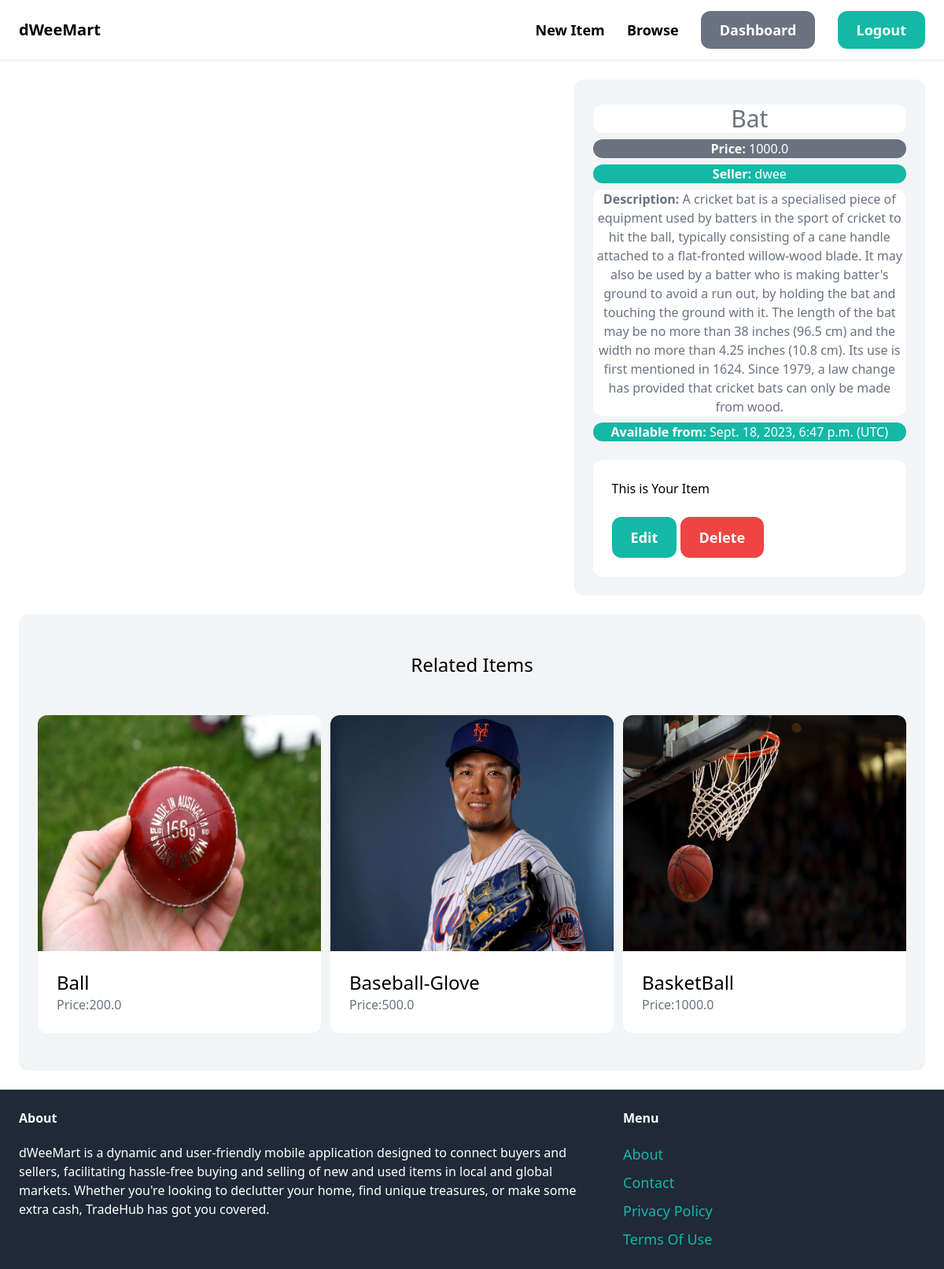
The app's page /items/2/ (signed in) with its own data.
### item/models.py (models this page shows, shortened)
class items(models.Model):
    category=models.ForeignKey(Category,related_name='category',on_delete=models.CASCADE)
    name=models.CharField(max_length=255)
    desc=models.TextField(blank=True,null=True)
    price=models.FloatField()
    image=models.ImageField(upload_to='item_images',blank=True,null=True)
    is_sold=models.BooleanField(default=False)
    created_at=models.DateTimeField(auto_now_add=True)
    created_by=models.ForeignKey(User,related_name='items',on_delete=models.CASCADE)
    class Meta:
        ordering=('name',)
        verbose_name_plural='items'

### item/views.py (the view)
# urls.py: path('<int:pk>/', views.detail,name='detail'),
@login_required
def detail(request,pk):
    item= get_object_or_404(items,pk=pk)
    related_items=items.objects.filter(category=item.category,is_sold=False).exclude(pk=pk)[0:3]
    return render(request,'item/detail.html',{
        'item':item,
        'related_items':related_items
    })

### item/templates/item/detail.html (shortened to what this page needs)
{% extends 'core/base.html' %}
{% block content %}
<div class="grid grid-cols-5 gap-6">
    <div class="col-span-3">
    </div>
    <div class="col-span-2 p-6 bg-gray-100 rounded-xl">
        <h1 class="mt-2 text-gray-500 text-3xl bg-white rounded-xl text-center hover:bg-gray-100">
            {{item.name}}
        </h1>
        <p class="mt-2 text-white bg-gray-500 rounded-xl text-center hover:bg-gray-700">
            <strong>Price:</strong>
            {{item.price}}
        </p>
        <p class="mt-2 text-white bg-teal-500 rounded-xl text-center hover:bg-teal-700">
            <strong>Seller:</strong>
            {{item.created_by}}
        </p>
        <p class="mt-2 text-gray-500 bg-white rounded-xl text-center hover:bg-gray-100">
            <strong>Description:</strong>
            {{item.desc}}
        </p>
        <p class="mt-2 text-white bg-teal-500 rounded-xl text-center hover:bg-teal-700">
            <strong>Available from:</strong>
            {{item.created_at}} (UTC)
        </p>
        {% if request.user == item.created_by %}
            <div class="mt-6 p-6 bg-white rounded-xl">
                <p>This is Your Item</p>
                <a href="{% url 'item:edit' item.id %}" class="inline-block mt-6 px-6 py-3 text-lg font-semibold bg-teal-500 text-white rounded-xl hover:bg-teal-700">Edit</a>
                <a href="{% url 'item:delete' item.id %}" class="inline-block mt-6 px-6 py-3 text-lg font-semibold bg-red-500 text-white rounded-xl hover:bg-red-700">Delete</a>
            </div>
        {% else %}
        <a href="https://mail.google.com/mail/u/0/#inbox" class="inline-block ml-5 mt-6 px-12 py-3 text-lg font-semibold bg-teal-500 text-white rounded-xl hover:bg-teal-700 text-center">Contact Seller:{{item.created_by.email}}</a>
        {% endif %}
    </div>
</div>
<div class="mt-6 px-6 py-12 bg-gray-100 rounded-xl">
    <h2 class="mb-12 text-2xl text-center">
        Related Items
    </h2>
    <div class="grid grid-cols-3 gap-3">
        {% for item in related_items %}
        <div>
            <a href="{% url 'item:detail' item.id %}">
                <div>
                    <img src="{{ item.image.url }}" alt="" class="rounded-t-xl" style="width:500px;height:300px;">
                </div>
                <div class="p-6 bg-white rounded-b-xl">
                    <h2 class="text-2xl">{{item.name}}</h2>
                    <p class="text-gray-500">Price:{{item.price}}</p>
                </div>
            </a>
        </div>
        {% endfor %}
    </div>
</div>
{% endblock %}

### core/templates/core/base.html (shortened to what this page needs)
<!DOCTYPE html>
<html>
    <head>
        <script src="https://cdn.tailwindcss.com"></script>
    </head>
    <body>
        <nav class="py-6 px-6 flex justify-between items-center border-b border-gray-200">
            <a href="/" class="text-xl font-semibold">dWeeMart</a>
            <div class="space-x-6">
                <a href="{% url 'item:new' %}" class="text-lg font-semibold hover:text-grey-500">New Item</a>
                <a href="{% url 'item:item' %}" class="text-lg font-semibold hover:text-grey-500">Browse</a>
                {% if request.user.is_authenticated %}
                    <a href="{% url 'dashboard:index' %}" class="px-6 py-3 text-lg font-semibold bg-gray-500 text-white rounded-xl hover:bg-gray-700">Dashboard</a>
                    <a href="{% url 'core:logout' %}" class="px-6 py-3 text-lg font-semibold bg-teal-500 text-white rounded-xl hover:bg-teal-700">Logout</a>
                {% else %}
                    <a href="{% url 'core:signup' %}" class="px-6 py-3 text-lg font-semibold bg-teal-500 text-white rounded-xl hover:bg-teal-700">Sign Up</a>
                    <a href="{% url 'core:login' %}" class="px-6 py-3 text-lg font-semibold bg-gray-500 text-white rounded-xl hover:bg-gray-700">Log In</a>
                {% endif %}
            </div>
        </nav>
        <div class="px-6 py-6">
            {% block content %}
            {% endblock %}
        </div>
        <footer class="py-6 px-6 flex justify-between bg-gray-800">
            <div class="w-2/3 pr-10">
                <h3 class="mb-5 font-semibold text-white">About</h3>
                <p class="text-mg text-white">
                    dWeeMart is a dynamic and user-friendly mobile application designed to connect buyers and sellers, facilitating hassle-free buying and selling of new and used items in local and global markets. Whether you're looking to declutter your home, find unique treasures, or make some extra cash, TradeHub has got you covered.
                </p>
            </div>
            <div class="w-1/3 ">
                <h3 class="mb-5 font-semibold text-white">Menu</h3>
                <ul class="space-y-2">
                    <li><a href="{% url 'core:about' %}" class="text-lg text-teal-500 hover:text-teal-700">About</a></li>
                    <li><a href="{% url 'core:contact' %}" class="text-lg text-teal-500 hover:text-teal-700">Contact</a></li>
                    <li><a href="{% url 'core:privacy' %}" class="text-lg text-teal-500 hover:text-teal-700">Privacy Policy</a></li>
                    <li><a href="{% url 'core:terms' %}" class="text-lg text-teal-500 hover:text-teal-700">Terms Of Use</a></li>
                </ul>
            </div>
        </footer>
    </body>
</html>

### records on screen
items: name "Bat", price "1000.0", created_by "dwee", desc "A cricket bat is a specialised piece of equipment used by batters in the sport of cricket to hit the ball, typically consisting of a cane handle attached to a flat-fronted willow-wood blade. It may also be used by a batter who is making batter's ground to avoid a run out, by holding the bat and touching the ground with it. The length of the bat may be no more than 38 inches (96.5 cm) and the width no more than 4.25 inches (10.8 cm). Its use is first mentioned in 1624. Since 1979, a law change has provided that cricket bats can only be made from wood.", created_at "Sept. 18, 2023, 6:47 p.m."
items: image (picture), name "Ball", price "200.0"
items: image (picture), name "Baseball-Glove", price "500.0"
items: image (picture), name "BasketBall", price "1000.0"
